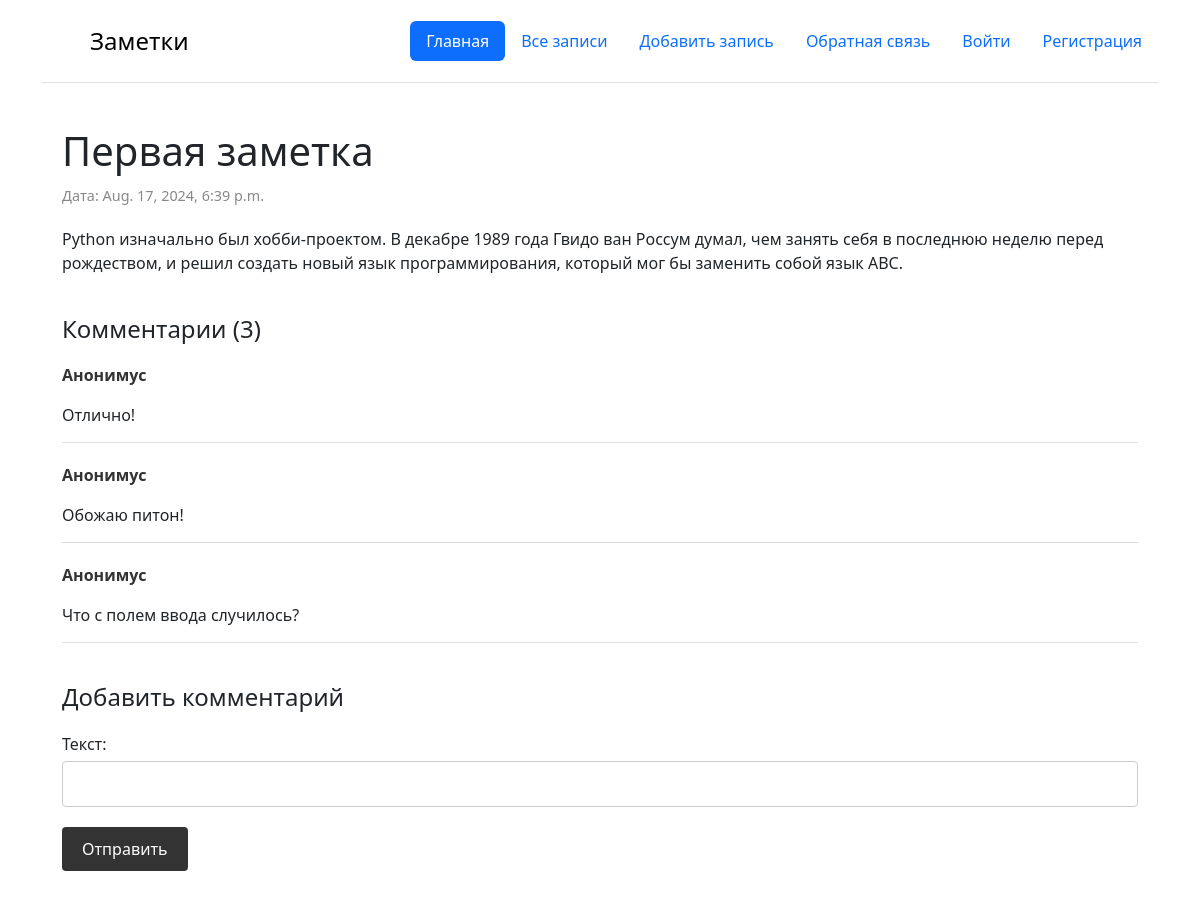
/notes/1, run on the app's committed database.
### core/models.py (models this page shows, shortened)
class Note(models.Model):
    title = models.CharField(max_length=200)
    text = models.TextField()
    created_date = models.DateTimeField(auto_now_add=True)
    category = models.ForeignKey(NoteCategory,
                                 blank=True,
                                 null=True,
                                 on_delete=models.SET_NULL,
                                 related_name='category_notes'
                                 )
    profile = models.ForeignKey(Profile,
                                related_name='profile_notes',
                                on_delete=models.CASCADE)
    class Meta:
        verbose_name = 'Заметка'
        verbose_name_plural = 'Заметки'

class NoteComment(models.Model):
    text = models.TextField(max_length=1000)
    note = models.ForeignKey(Note,
                             on_delete=models.CASCADE,
                             related_name='note_comments'
                             )
    class Meta:
        verbose_name = 'Комментарий'
        verbose_name_plural = 'Комментарии'

### core/views.py (the view)
# urls.py: path('notes/<int:note_id>', note_detail, name='note_detail'),
def note_detail(request, note_id):
    comment_form = CommentAddForm()
    note = Note.objects.get(id=note_id)
    comments = NoteComment.objects.filter(note=note)
    if request.method == 'POST':
        comment_form = CommentAddForm(request.POST)
        if comment_form.is_valid():
            text = comment_form.cleaned_data['text']
            NoteComment.objects.create(note=note, text=text)
            return redirect('note_detail', note.id)
    context = {
        'note': note,
        'comments': comments,
        'comment_add_form': comment_form
    }
    return render(request, 'note_detail.html', context)

### core/forms.py
class CommentAddForm(forms.Form):
    text = forms.CharField(max_length=1000, label='Текст')

### templates/note_detail.html (shortened to what this page needs)
{% extends 'base.html' %}
{% block content %}
<div class="container-post">
    <article class="post-content">
        <h1>{{ note.title }}</h1>
        <p class="post-date">Дата: {{ note.created_date }}</p>
        <p>{{ note.text }}</p>
    </article>
    <div class="comments-section">
        <h4>Комментарии ({{ comments|length }})</h4>
        {% for comment in comments %}
        <div class="comment">
            <p class="comment-author">Анонимус</p>
            <p class="comment-text">{{ comment.text }}</p>
        </div>
        {% endfor %}
        <div class="comment-form">
            <h4>Добавить комментарий</h4>
            <form action="{% url 'note_detail' note.id %}" method="post">
                {{ comment_add_form }}
                <button type="submit">Отправить</button>
            </form>
        </div>
    </div>
</div>
{% endblock %}

### templates/base.html (style rules this page uses)
h1, h2 { margin: 0; padding-bottom: 10px; }
.container-post { max-width: 1200px; margin: 20px auto; padding: 20px; background-color: #fff; border-radius: 8px; }
.post-content { margin-bottom: 40px; }
.post-date { color: #888; font-size: 0.9em; margin-bottom: 20px; }
.comments-section { margin-top: 40px; }
.comments-section h4 { margin-bottom: 20px; }
.comment { margin-bottom: 20px; padding-bottom: 15px; border-bottom: 1px solid #ddd; }
.comment-author { font-weight: bold; color: #333; }
.comment-text { margin: 0; }
.comment-form { margin-top: 40px; }
.comment-form h4 { margin-bottom: 20px; }
.comment-form label { display: block; margin-bottom: 5px; }
.comment-form input, .comment-form textarea { width: 100%; padding: 10px; margin-bottom: 20px; border: 1px solid #ccc; border-radius: 4px; box-sizing: border-box; }
.comment-form button { background-color: #333; color: #fff; padding: 10px 20px; border: none; border-radius: 4px; cursor: pointer; }

### data on the page
Note: title "Первая заметка", created_date "Aug. 17, 2024, 6:39 p.m.", text "Python изначально был хобби-проектом. В декабре 1989 года Гвидо ван Россум думал, чем занять себя в последнюю неделю перед рождеством, и решил создать новый язык программирования, который мог бы заменить собой язык ABC."
NoteComment: text "Отлично!"
NoteComment: text "Обожаю питон!"
NoteComment: text "Что с полем ввода случилось?"

### other printed values
{{ comments|length }} "3"
